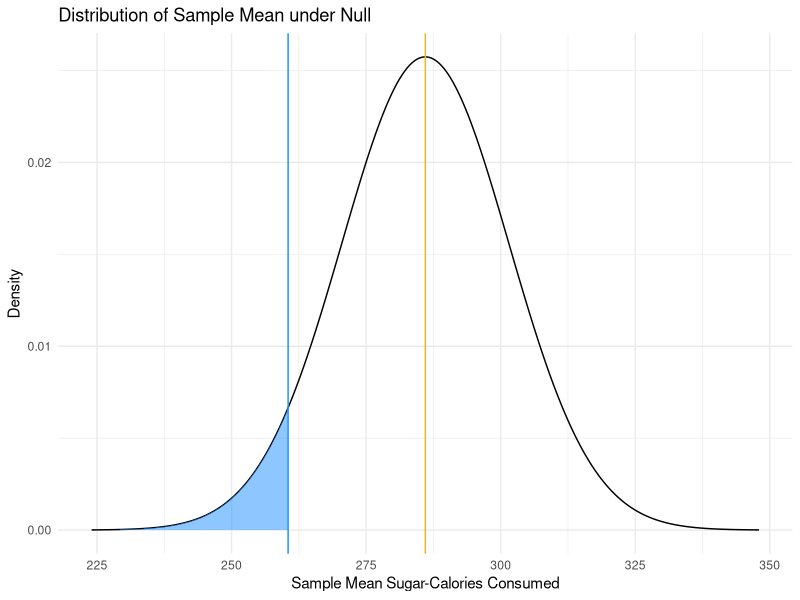
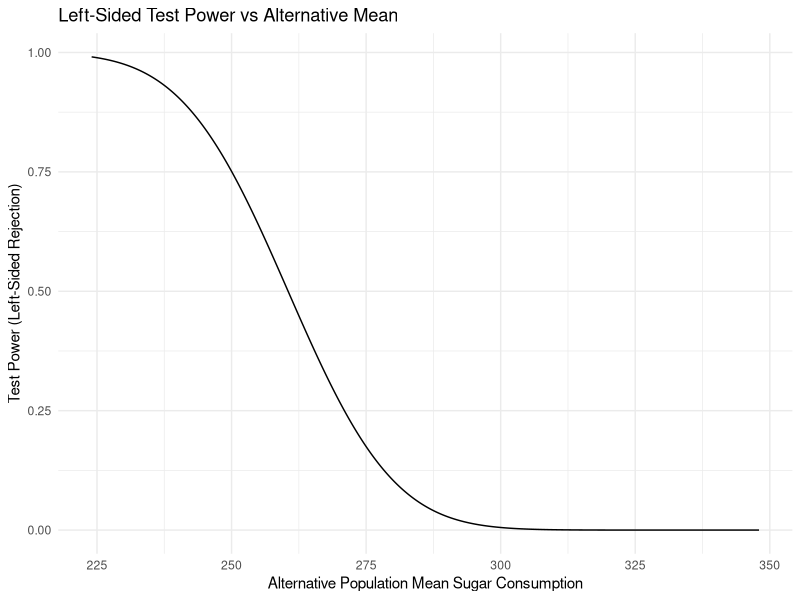
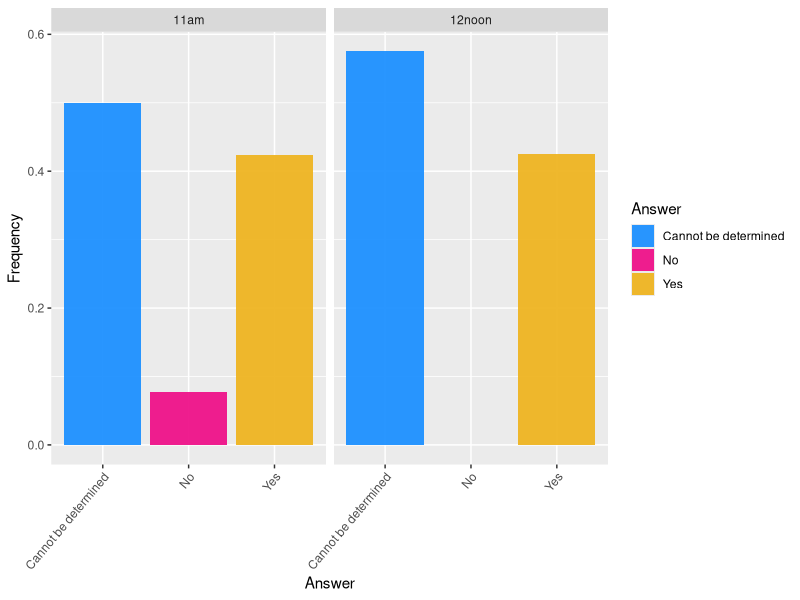
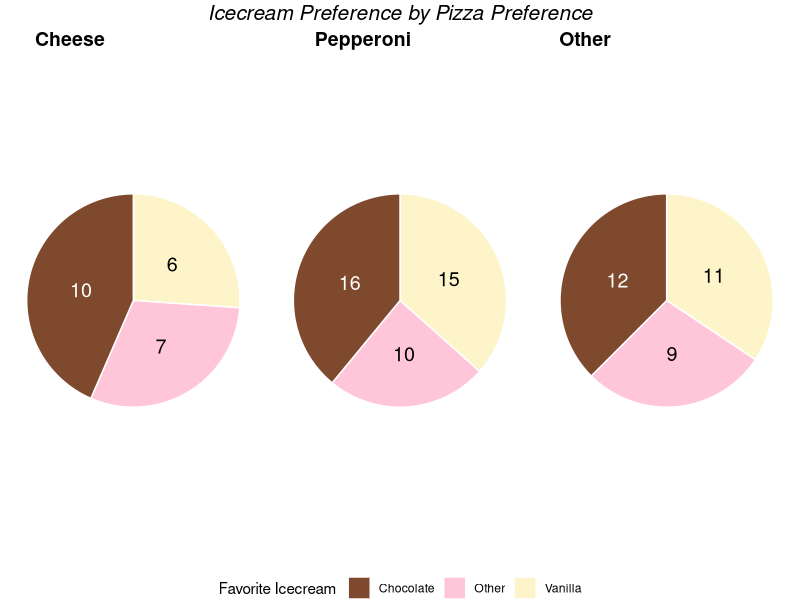

Write R code to recreate these figures, in order.
## ---- chunk 1
knitr::opts_chunk$set(
  collapse = TRUE,
  fig.align="center",
  fig.pos="t",
  strip.white = TRUE
)
## ---- chunk 2
null.mean = 286; samp.size = 100; pop.sd = 155
norm.sd = pop.sd/(samp.size^.5)
x <- seq(null.mean-4*norm.sd, null.mean+4*norm.sd, length = 1000)
z.star <- qnorm(0.05)
hx <- dnorm(x, mean = null.mean, sd = norm.sd)
left.alt.cut = null.mean + z.star*norm.sd

dmerge <- data.frame(x,hx)

library(ggplot2)
ggplot(data = dmerge, aes(x = x, y = hx)) + geom_line() + theme_minimal() + 
  xlab("Sample Mean Sugar-Calories Consumed") + ylab("Density") + 
  ggtitle("Distribution of Sample Mean under Null") + 
  geom_vline(xintercept = null.mean, col = "goldenrod2") + 
  geom_vline(xintercept = left.alt.cut, col = "dodgerblue") + 
  geom_ribbon(data = dmerge[dmerge$x < left.alt.cut,] ,
              aes(ymin = 0, ymax = hx), fill = "dodgerblue", alpha = 0.5)
## ---- chunk 3
test_pow <- function(alternative){
  pnorm(left.alt.cut, mean = alternative, sd = norm.sd)
}

hx.pow <- test_pow(x)

dmerge.pow <- data.frame(x,hx.pow)
ggplot(data = dmerge.pow, aes(x=x,y=hx.pow)) + geom_line() + theme_minimal() + 
  xlab("Alternative Population Mean Sugar Consumption") + 
  ylab("Test Power (Left-Sided Rejection)") + 
  ggtitle("Left-Sided Test Power vs Alternative Mean")
## ---- chunk 4
library(tidyverse)
marriage <- read.csv("logic.csv", stringsAsFactors = F)

marriage <- marriage[,2:3]

colnames(marriage) <- c("Answer", "Section")

marriage %>% group_by(Section, Answer) %>% summarise(n = n()) %>%
  mutate(freq = n/sum(n)) %>% ggplot(aes(x = Answer, y = freq)) +
  geom_bar(aes(fill = Answer), alpha = 0.95, stat = "identity") +
  facet_wrap(~Section) + scale_fill_manual(values = 
                                             c("dodgerblue", "deeppink2", "goldenrod2")) + 
  theme(axis.text.x = element_text(angle = 50, hjust = 1)) + ylab("Frequency")
## ---- chunk 5
marriage$Answer <-ifelse(marriage$Answer=="Yes", TRUE, FALSE)
prop.11 <-mean(marriage[marriage$Section=="11am",]$Answer)
prop.12 <-mean(marriage[marriage$Section=="12noon",]$Answer)
num.11 <-nrow(marriage[marriage$Section=="11am",])
num.12 <-nrow(marriage[marriage$Section=="12noon",])

prop.overall <- mean(marriage$Answer)

(prop.12-prop.11)/(sqrt(prop.overall*(1-prop.overall)*((1/num.12)+(1/num.11)))) -> marriage.z
marriage.z

pnorm(marriage.z, lower.tail = FALSE) + pnorm(-marriage.z, lower.tail = TRUE)
## ---- chunk 6
null.prop = 0.2
samp.size = nrow(marriage)

(prop.overall - null.prop)/(sqrt((null.prop * (1-null.prop))/(samp.size))) -> logic.z
logic.z

pnorm(logic.z, lower.tail = F)
## ---- chunk 7
pizza.ice <- read.csv("pizza.csv", stringsAsFactors = F)

pizza.ice <- pizza.ice[,2:3] #Removing time-stamp column
colnames(pizza.ice) <- c("Fav.Icecream", "Fav.Pizza") #Shortening column names
pizza.ice$Fav.Icecream <- gsub(" .*$", "", pizza.ice$Fav.Icecream) #Simplifying Icecream Responses
pizza.ice$Fav.Pizza <- gsub(" .*$","", pizza.ice$Fav.Pizza) #Simplifying Pizza Responses

pizza.ice %>% table() -> tab.pizza 
tab.pizza %>% addmargins() %>% knitr::kable()
## ---- chunk 8
library(tidyverse)
library(ggpubr)
data.frame(tab.pizza) -> pizza.frame

#Separating Responses by Pizza Preference
pizza.frame <- pizza.frame %>% arrange(desc(Fav.Icecream))
pizza.frame.a <- pizza.frame[pizza.frame$Fav.Pizza == "Cheese",]
pizza.frame.b <- pizza.frame[pizza.frame$Fav.Pizza == "Pepperoni",]
pizza.frame.c <- pizza.frame[pizza.frame$Fav.Pizza == "Other",]

#Calculating pie-chart label positions
pizza.frame.a %>% mutate(lab.ypos = cumsum(Freq) - 0.5*Freq) -> pizza.frame.a
pizza.frame.b %>% mutate(lab.ypos = cumsum(Freq) - 0.5*Freq) -> pizza.frame.b
pizza.frame.c %>% mutate(lab.ypos = cumsum(Freq) - 0.5*Freq) -> pizza.frame.c

#Creating individual icecream pizza charts
a <- pizza.frame.a %>% ggplot(aes(x ="", y= Freq, fill = Fav.Icecream)) + 
  geom_bar(stat = "identity", width =1, color = "white") + 
  coord_polar("y", start = 0) +scale_fill_manual(values = 
                                                   c("#7e492d","#ffc5d9", "#fdf5c9" )) +
  theme_void() + geom_text(aes(y = lab.ypos, label = Freq), color = 
                             c("black", "black", "white"), size = 5) +  
  labs(fill = "Favorite Icecream")

b <- pizza.frame.b %>% ggplot(aes(x ="", y= Freq, fill = Fav.Icecream)) +
  geom_bar(stat = "identity", width =1, color = "white") + 
  coord_polar("y", start = 0) +scale_fill_manual(values = 
                                                   c("#7e492d","#ffc5d9", "#fdf5c9" )) +
  theme_void() + geom_text(aes(y = lab.ypos, label = Freq), color = 
                             c("black", "black", "white"), size = 5) +
  labs(fill = "Favorite Icecream")

c <- pizza.frame.c %>% ggplot(aes(x ="", y= Freq, fill = Fav.Icecream)) + 
  geom_bar(stat = "identity", width =1, color = "white") + 
  coord_polar("y", start = 0)+scale_fill_manual(values = 
                                                  c("#7e492d","#ffc5d9", "#fdf5c9" )) +
  theme_void() + geom_text(aes(y = lab.ypos, label = Freq), color = 
                             c("black", "black", "white"), size = 5) + 
  labs(fill = "Favorite Icecream")

#Merging and Arranging individual charts
ggarrange(a,b,c, labels = c("Cheese", "Pepperoni", "Other"), ncol= 3, common.legend = T, 
          legend = "bottom") -> icecream_pizzas
annotate_figure(icecream_pizzas,
                top = text_grob("Icecream Preference by Pizza Preference", 
                                face = "italic", size = 15)) -> icecream_pizzas
icecream_pizzas
## ---- chunk 9
chisq.test(tab.pizza)
